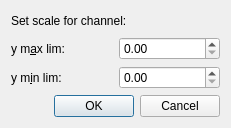
<?xml version="1.0" encoding="UTF-8"?>
<ui version="4.0">
 <class>SetScale</class>
 <widget class="QDialog" name="SetScale">
  <property name="geometry">
   <rect>
    <x>0</x>
    <y>0</y>
    <width>231</width>
    <height>128</height>
   </rect>
  </property>
  <property name="windowTitle">
   <string>Set scale</string>
  </property>
  <layout class="QVBoxLayout" name="verticalLayout">
   <item>
    <widget class="QLabel" name="label_3">
     <property name="text">
      <string>Set scale for channel:</string>
     </property>
    </widget>
   </item>
   <item>
    <layout class="QHBoxLayout" name="horizontalLayout">
     <item>
      <widget class="QLabel" name="label">
       <property name="text">
        <string>y m&amp;ax lim:</string>
       </property>
       <property name="buddy">
        <cstring>maxlimDoubleSpinBox</cstring>
       </property>
      </widget>
     </item>
     <item>
      <widget class="QDoubleSpinBox" name="maxlimDoubleSpinBox"/>
     </item>
    </layout>
   </item>
   <item>
    <layout class="QHBoxLayout" name="horizontalLayout_2">
     <item>
      <widget class="QLabel" name="label_2">
       <property name="text">
        <string>y m&amp;in lim:</string>
       </property>
       <property name="buddy">
        <cstring>minlimDoubleSpinBox</cstring>
       </property>
      </widget>
     </item>
     <item>
      <widget class="QDoubleSpinBox" name="minlimDoubleSpinBox"/>
     </item>
    </layout>
   </item>
   <item>
    <widget class="QDialogButtonBox" name="buttonBox">
     <property name="orientation">
      <enum>Qt::Horizontal</enum>
     </property>
     <property name="standardButtons">
      <set>QDialogButtonBox::Cancel|QDialogButtonBox::Ok</set>
     </property>
    </widget>
   </item>
  </layout>
 </widget>
 <tabstops>
  <tabstop>maxlimDoubleSpinBox</tabstop>
  <tabstop>minlimDoubleSpinBox</tabstop>
  <tabstop>buttonBox</tabstop>
 </tabstops>
 <resources/>
 <connections>
  <connection>
   <sender>buttonBox</sender>
   <signal>accepted()</signal>
   <receiver>SetScale</receiver>
   <slot>accept()</slot>
   <hints>
    <hint type="sourcelabel">
     <x>168</x>
     <y>118</y>
    </hint>
    <hint type="destinationlabel">
     <x>157</x>
     <y>274</y>
    </hint>
   </hints>
  </connection>
  <connection>
   <sender>buttonBox</sender>
   <signal>rejected()</signal>
   <receiver>SetScale</receiver>
   <slot>reject()</slot>
   <hints>
    <hint type="sourcelabel">
     <x>168</x>
     <y>118</y>
    </hint>
    <hint type="destinationlabel">
     <x>286</x>
     <y>274</y>
    </hint>
   </hints>
  </connection>
 </connections>
</ui>
